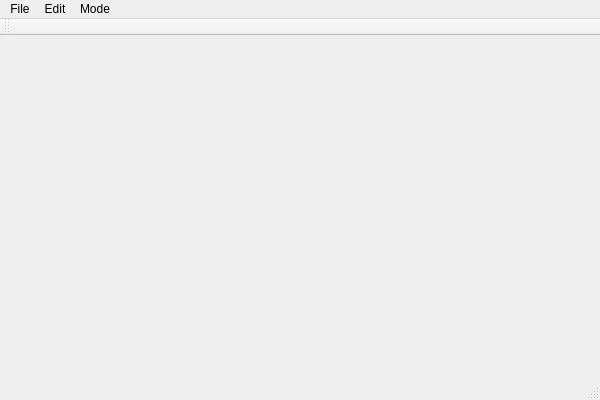
<?xml version="1.0" encoding="UTF-8"?>
<ui version="4.0">
 <class>MainWindowClass</class>
 <widget class="QMainWindow" name="MainWindowClass">
  <property name="geometry">
   <rect>
    <x>0</x>
    <y>0</y>
    <width>600</width>
    <height>400</height>
   </rect>
  </property>
  <property name="windowTitle">
   <string>MainWindow</string>
  </property>
  <widget class="QWidget" name="centralWidget"/>
  <widget class="QMenuBar" name="menuBar">
   <property name="geometry">
    <rect>
     <x>0</x>
     <y>0</y>
     <width>600</width>
     <height>21</height>
    </rect>
   </property>
   <widget class="QMenu" name="menuFile">
    <property name="title">
     <string>File</string>
    </property>
    <addaction name="actionOpen"/>
    <addaction name="actionSave"/>
    <addaction name="separator"/>
    <addaction name="actionPrevious"/>
    <addaction name="actionNext"/>
    <addaction name="separator"/>
    <addaction name="actionExit"/>
   </widget>
   <widget class="QMenu" name="menuEdit">
    <property name="title">
     <string>Edit</string>
    </property>
    <addaction name="actionUndo"/>
   </widget>
   <widget class="QMenu" name="menuMode">
    <property name="title">
     <string>Mode</string>
    </property>
    <addaction name="actionModeFloors"/>
    <addaction name="actionModeColumns"/>
   </widget>
   <addaction name="menuFile"/>
   <addaction name="menuEdit"/>
   <addaction name="menuMode"/>
  </widget>
  <widget class="QToolBar" name="mainToolBar">
   <attribute name="toolBarArea">
    <enum>TopToolBarArea</enum>
   </attribute>
   <attribute name="toolBarBreak">
    <bool>false</bool>
   </attribute>
  </widget>
  <widget class="QStatusBar" name="statusBar"/>
  <action name="actionExit">
   <property name="text">
    <string>Exit</string>
   </property>
  </action>
  <action name="actionOpen">
   <property name="text">
    <string>Open</string>
   </property>
   <property name="shortcut">
    <string>Ctrl+O</string>
   </property>
  </action>
  <action name="actionSave">
   <property name="text">
    <string>Save</string>
   </property>
   <property name="shortcut">
    <string>Ctrl+S</string>
   </property>
  </action>
  <action name="actionPrevious">
   <property name="text">
    <string>Previous</string>
   </property>
   <property name="shortcut">
    <string>Left</string>
   </property>
  </action>
  <action name="actionNext">
   <property name="text">
    <string>Next</string>
   </property>
   <property name="shortcut">
    <string>Right</string>
   </property>
  </action>
  <action name="actionUndo">
   <property name="text">
    <string>Undo</string>
   </property>
   <property name="shortcut">
    <string>Ctrl+Z</string>
   </property>
  </action>
  <action name="actionModeFloors">
   <property name="checkable">
    <bool>true</bool>
   </property>
   <property name="text">
    <string>Floors</string>
   </property>
  </action>
  <action name="actionModeColumns">
   <property name="checkable">
    <bool>true</bool>
   </property>
   <property name="text">
    <string>Columns</string>
   </property>
  </action>
 </widget>
 <layoutdefault spacing="6" margin="11"/>
 <resources>
  <include location="MainWindow.qrc"/>
 </resources>
 <connections/>
</ui>
